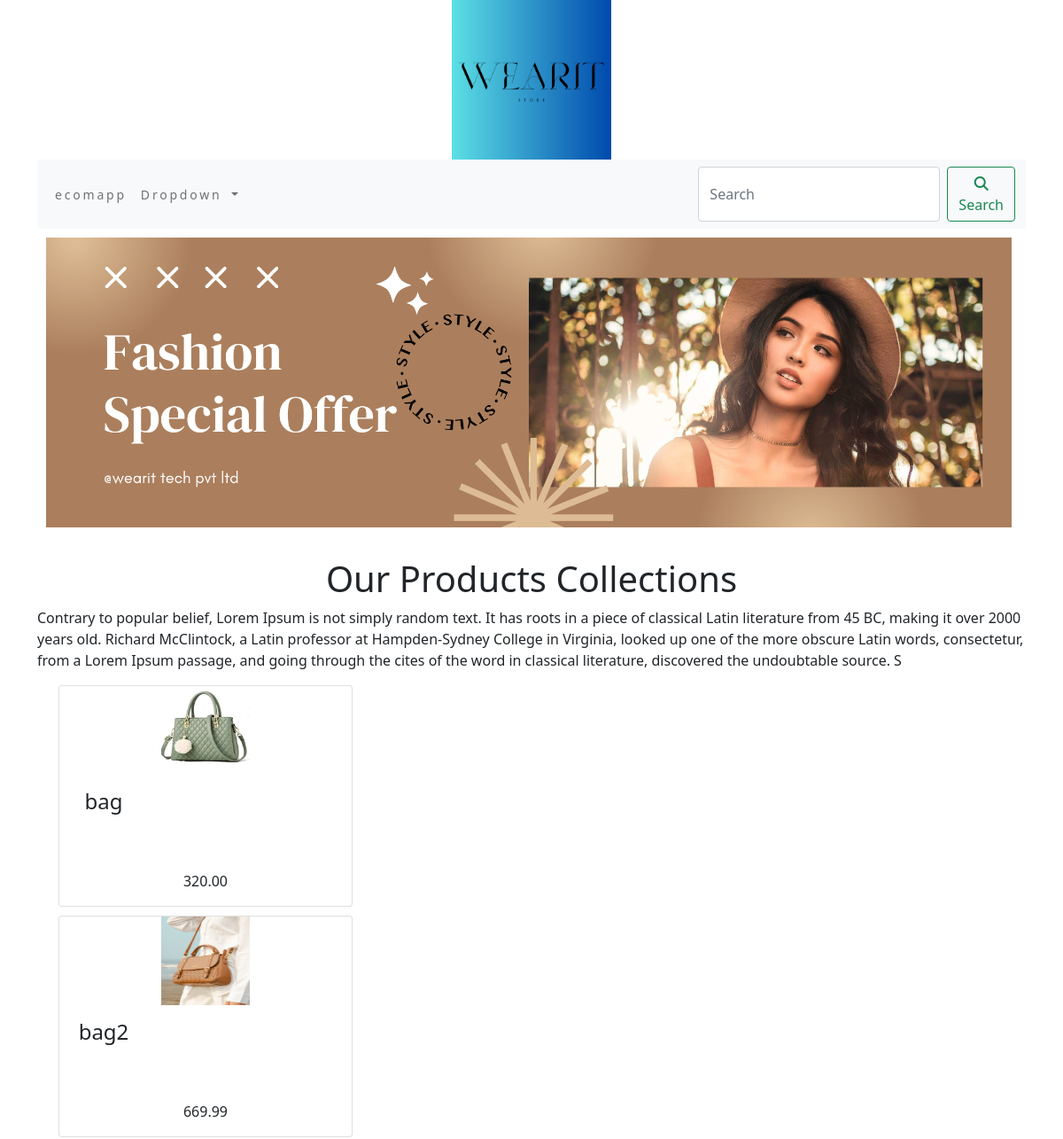
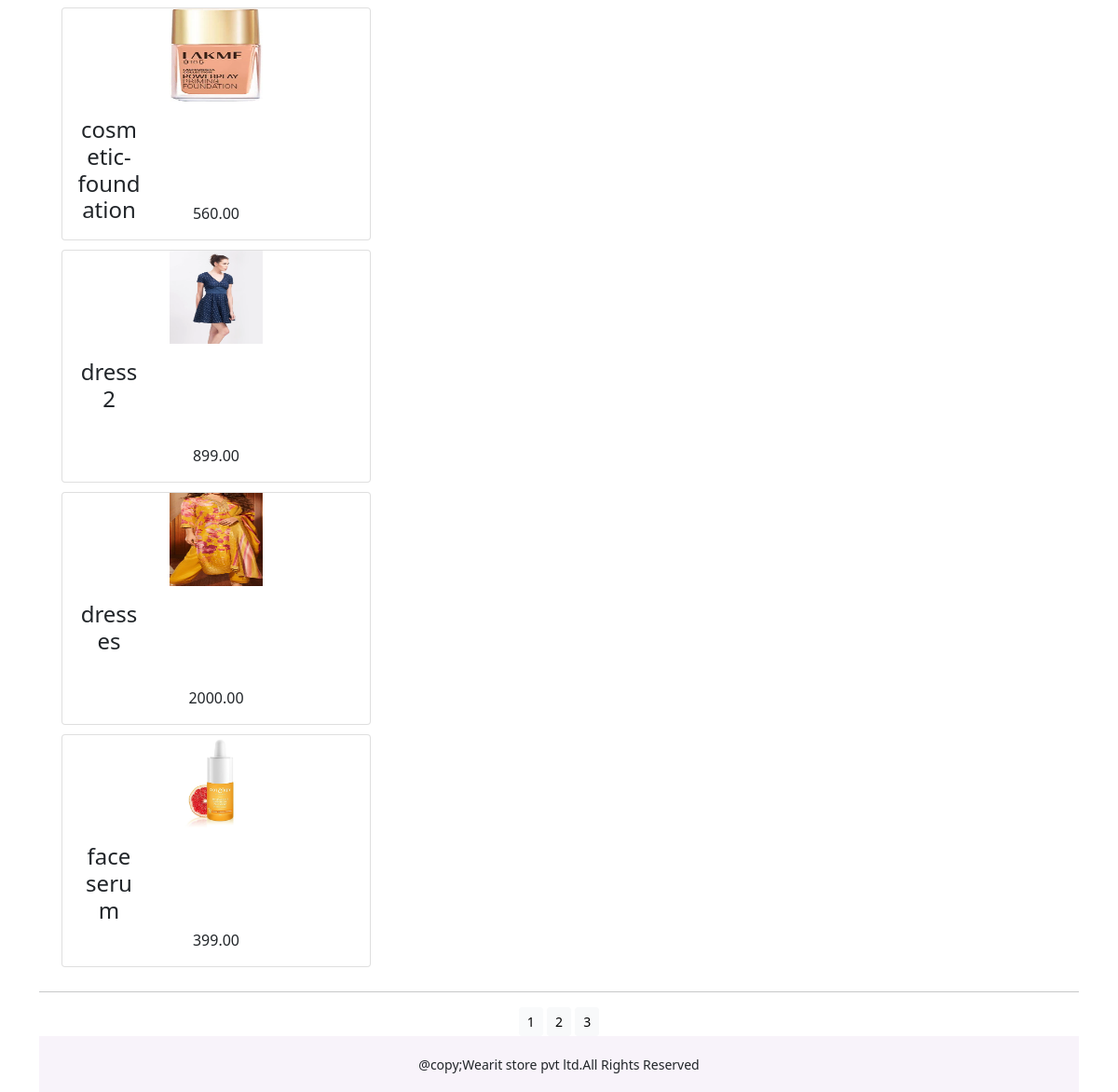
The page / on the database its author committed (2 pictures, top to bottom).
### ecomapp/models.py (models this page shows, shortened)
class Product(models.Model):
    objects = None
    name = models.CharField(max_length=250, unique=True)
    slug = models.SlugField(max_length=250, unique=True)
    description = models.TextField(blank=True)
    price = models.DecimalField(max_digits=10, decimal_places=2)
    category = models.ForeignKey(Category, on_delete=models.CASCADE)
    image = models.ImageField(upload_to='product', blank=True)
    stock = models.IntegerField()
    available = models.BooleanField(default=True)
    created = models.DateTimeField(auto_now_add=True)
    updated = models.DateTimeField(auto_now=True)
    def get_url(self):
        return reverse('ecomapp:prodDetail', args=[self.category.slug, self.slug])
    class Meta:
        ordering = ('name',)
        verbose_name = 'product'
        verbose_name_plural = 'products'

### ecomapp/views.py (the view)
# urls.py: path('', views.allProductCat, name='allProductCat'),
def allProductCat(request, c_slug=None):
    c_page = None
    products_list = None
    if c_slug is not None:
        c_page = get_object_or_404(Category, slug=c_slug)
        products_list = Product.objects.all().filter(category=c_page, available=True)
    else:
        products_list = Product.objects.all().filter(available=True)
    paginator = Paginator(products_list, 6)
    try:
        page = int(request.Get.get('page', 1))
    except:
        page = 1
    try:
        products = paginator.page(page)
    except(EmptyPage, InvalidPage):
        products = paginator.page(paginator.num_pages)
    return render(request, "category.html", {'category': c_page, 'products': products})

### cart/context_processors.py (called while the page is built)
def counter(request):
    item_count = 0
    if 'admin' in request.path:
        return {}
    else:
        try:
            cart = Cart.objects.filter(cart_id=_cart_id(request))
            cart_items = CartItem.objects.all().filter(cart=cart[:1])
            for cart_items in cart_items:
                item_count += cart_items.quantity
        except Cart.DoesNotExist:
            item_count = 0
    return dict(item_count=item_count)

### cart/views.py (called while the page is built)
def _cart_id(request):
    cart_key = request.session.session_key
    if not cart_key:
        request.session.save()
        cart_key = request.session.session_key
    return cart_key

### ecomapp/context_processors.py (called while the page is built)
def menu_links(request):
    links = Category.objects.all()
    return dict(links=links)

### ecomapp/models.py (called while the page is built)
    def get_url(self):
        return reverse('ecomapp:products_by_category', args=[self.slug])

### templates/category.html (shortened to what this page needs)
{% extends 'base.html' %}
{% load static %}
{% block content %}
  <div>
      {% if category %}
  </div>
      <div>
           <img class="my_image my_image_padding" src="{% static 'image/banner2.png' %}" width="1250px" alt="Our products">
      </div>
    <div>
      <img class="my_image" src="{{category.image.url}}" style="width:300px;height:300px;" alt="{{category.name}}">
    </div>
  <br>
<div>
    <div class="row my_row_class">
        <div class="mx-auto">
            <div class="col-12 col-sm-12 col-md-4 col-lg-6">
            </div>
        </div>
    </div>
    <h1 class="text-center my-title">{{category.name}}</h1>
    <p class="text-justify">{{category.description}}</p>
</div>
<div>
    {% else %}
   <div>
       <img class="my_image my_image_padding" src="{% static 'image/banner3.png' %}" style="width:1110px;"  alt="Our products">
   </div>
    <br>
        <div>
            <h1 class="text-center my-title">Our Products Collections</h1>
            <p class="text-justify">
                Contrary to popular belief, Lorem Ipsum is not simply random text. It has roots in a piece of classical Latin literature from 45 BC, making it over 2000 years old. Richard McClintock, a Latin professor at Hampden-Sydney College in Virginia, looked up one of the more obscure Latin words, consectetur, from a Lorem Ipsum passage, and going through the cites of the word in classical literature, discovered the undoubtable source.
S            </p>
        </div>
</div>
       {% endif %}
    <div class="container">
        <div class="row mx-auto">
            {% for product in products.object_list  %}
            <div class="row mx_auto">
            <div  class="my_bottom_margin col-12 col-sm-12 col-md-4 col-lg-4">
                <div class="card text-center" style=" min-width:18rem">
                    <a href="{{product.get_url}}"><img class="card-image-top my-image"  src="{{product.image.url}}" style="width:100px;height:100px;" alt="{{product.name}}"></a>
                    <div>
                        <h4 class="card-body">{{product.name}}</h4>
                        <p>{{product.price}}</p>
                    </div>
                </div>
            </div>
            </div>
            {% endfor %}
        </div>
            </div>
                <div class="mx_auto">
                {% if products.paginator.num_pages > 1 %}
                <hr>
                <div class="text-center">
                  {% for pg in products.paginator.page_range %}
                     <a href="?page = {{pg}}" class="btn btn-light btn-sm {% if products.number == pg %}active{% endif %}">{{ pg }}</a>
                 {% endfor %}
                    </div>
                {% endif %}
            {% endblock %}

### templates/base.html (shortened to what this page needs)
{% load static %}
<!DOCTYPE html>
<html lang="en">
<head>
    <link rel="stylesheet" href="{% static 'css/custom.css' %}">
    <link href="https://cdn.jsdelivr.net/npm/bootstrap@5.0.2/dist/css/bootstrap.min.css" rel="stylesheet">
</head>
<body>
  <div class="container" >
      {% include 'header.html' %}
      {% include 'navbar.html' %}
      {% block content %}
      {% endblock %}
  </div>
      {% include 'footer.html' %}
</body>
</html>

### templates/header.html
{% load static %}
 <header>
     <center>
         <img src="{% static 'image/logo1.png' %}" alt="logimage" width="180px" height="180px">
     </center>
 </header>

### templates/navbar.html (shortened to what this page needs)
<nav class="navbar navbar-expand-lg navbar-light bg-light">
  <div class="container-fluid">
    <div class="collapse navbar-collapse" id="navbarSupportedContent">
      <ul class="navbar-nav me-auto mb-2 mb-lg-0">
        <li class="nav-item">
          <a class="nav-link" href="#">ecomapp</a>
        </li>
        <li class="nav-item dropdown {% if 'ecomapp' in request.path %} active {% endif %}">
          <a class="nav-link dropdown-toggle" href="#" id="navbarDropdown" role="button" data-bs-toggle="dropdown" aria-expanded="false">
            Dropdown
          </a>
        </li>
      </ul>
      <form class="d-flex" action="{% url 'search_app:SearchResult' %}" method="get">
        <input class="form-control me-2" type="search" placeholder="Search" name="q" aria-label="Search">
        <button class="btn btn-outline-success" type="submit"><i class="fa-solid fa-magnifying-glass"></i>Search</button>
      </form>
    </div>
  </div>
</nav>

### templates/footer.html
<div class="footer navbar-fixed my_footer">
    <p class="text-center">@copy;Wearit store pvt ltd.All Rights Reserved</p>
</div>

### static/css/custom.css (style rules this page uses)
.nav-item { letter-spacing:.2em; font-size:14px; text-transformation:uppercase; }
.my_footer { background-color:#f8f3fa; height:60px; }
.my_footer p { padding-top:20px; font-size:14px; }
.my_image { width:1110px; height:auto; }
.my_image_padding { padding:10px; }
.my_bottom_margin { margin-bottom:10px; }
.card-body { width:100px; height:100px; card-spacing:20px; text-align:center; }

### rows shown on the page
Product: image (picture), name "bag", price "320.00"
Product: image (picture), name "bag2", price "669.99"
Product: image (picture), name "cosmetic-foundation", price "560.00"
Product: image (picture), name "dress2", price "899.00"
Product: image (picture), name "dresses", price "2000.00"
Product: image (picture), name "face serum", price "399.00"

### other values the page prints
{{ pg }} "1" "2" "3"
